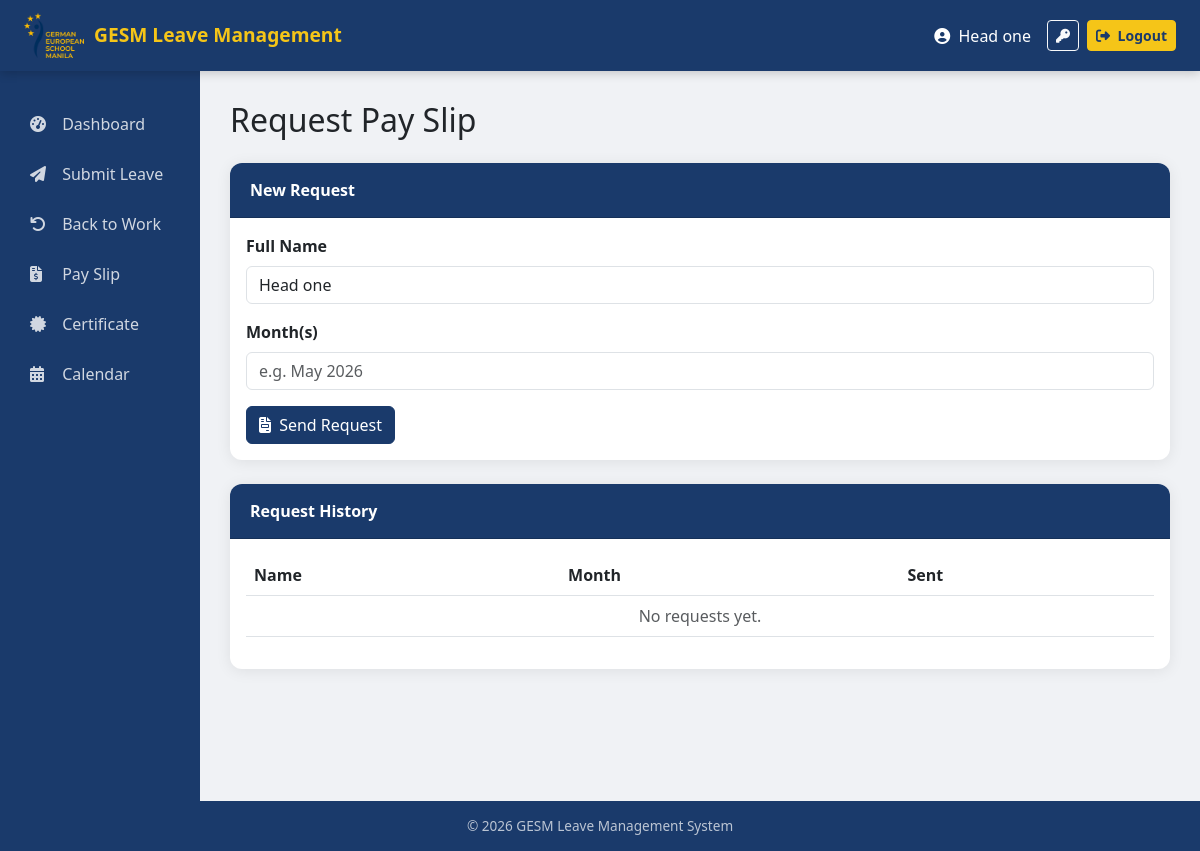
The app's page /dashboard/pay-slip/ (signed in) with its own data.
### accounts/models.py (models this page shows, shortened)
class User(AbstractUser):
    ROLE_CHOICES = [
    ('teacher', 'Teacher'),
    ('admin', 'Admin'),
    ('head_of_department', 'Head of Department'),
    ('head_of_school', 'Head of School'),
    ('head_of_admin', 'Head of Administration'),
    ('hr', 'HR'),
    ('scheduling_team', 'Scheduling Team'),
    ('calendar_access', 'Calendar Access'),
]
    role = models.CharField(max_length=20, choices=ROLE_CHOICES)
    department = models.ForeignKey(
        'Department',
        on_delete=models.SET_NULL,
        null=True,
        blank=True,
        related_name='members'
    )
    email = models.EmailField(unique=True)
    superior = models.ForeignKey(
        'self',
        on_delete=models.SET_NULL,
        null=True,
        blank=True,
        related_name='subordinates'
    )
    is_approved = models.BooleanField(default=False)  # approved by HR
    is_email_verified = models.BooleanField(default=False)  # email verified
    email_verification_token = models.UUIDField(default=uuid.uuid4, editable=False)

### dashboard/views.py (the view, shortened to what this page needs)
# urls.py: path('pay-slip/', PaySlipView.as_view(), name='pay_slip'),
class PaySlipView(LoginRequiredMixin, View):
    ALLOWED_ROLES = ['teacher', 'admin', 'head_of_department', 'head_of_school', 'hr']
    def get(self, request):
        if request.user.role not in self.ALLOWED_ROLES:
            return redirect('dashboard')
        history = PaySlipRequest.objects.filter(user=request.user).order_by('-sent_at')
        return render(request, 'dashboard/pay_slip.html', {'history': history})

### dashboard/templates/dashboard/pay_slip.html
{% extends 'base.html' %}
{% block content %}
<h2 class='mb-4'>Request Pay Slip</h2>
<div class='card mb-4'>
  <div class='card-header'>New Request</div>
  <div class='card-body'>
    <form method='post'>{% csrf_token %}
      <div class='mb-3'>
        <label class='form-label fw-bold'>Full Name</label>
        <input name='full_name' class='form-control'
          value='{{ request.user.first_name }} {{ request.user.last_name }}' required>
      </div>
      <div class='mb-3'>
        <label class='form-label fw-bold'>Month(s)</label>
        <input name='month' class='form-control'
          placeholder='e.g. May 2026' required>
      </div>
      <button type='submit' class='btn btn-primary'>
        <i class='fas fa-file-invoice me-1'></i> Send Request
      </button>
    </form>
  </div>
</div>
<div class='card'>
  <div class='card-header'>Request History</div>
  <div class='card-body'>
    <table class='table table-hover'>
      <thead><tr>
        <th>Name</th><th>Month</th><th>Sent</th>
      </tr></thead>
      <tbody>
        {% for r in history %}
        <tr>
          <td>{{ r.full_name }}</td>
          <td>{{ r.month }}</td>
          <td><small class='text-muted'>{{ r.sent_at|date:'d/m/Y H:i' }}</small></td>
        </tr>
        {% empty %}
        <tr><td colspan='3' class='text-center text-muted'>No requests yet.</td></tr>
        {% endfor %}
      </tbody>
    </table>
  </div>
</div>
{% endblock %}

### templates/base.html (shortened to what this page needs)
{% load static %}
<!DOCTYPE html>
<html lang="en">
<head>
   <link href="https://cdn.jsdelivr.net/npm/bootstrap@5.3.0/dist/css/bootstrap.min.css" rel="stylesheet">
   <link href="https://cdnjs.cloudflare.com/ajax/libs/font-awesome/6.4.0/css/all.min.css" rel="stylesheet">
</head>
<body>
<nav class="navbar navbar-expand-lg">
   <div class="container-fluid px-4">
       <a class="navbar-brand d-flex align-items-center"
          href="{% if request.user.is_authenticated %}{% url 'dashboard' %}{% else %}{% url 'login' %}{% endif %}">
           <img src="{% static 'images/logo.png' %}" alt="GESM Logo">
           <span>GESM Leave Management</span>
       </a>
       <div class="ms-auto d-flex align-items-center">
           {% if request.user.is_authenticated %}
           <span class="text-white me-3">
               <i class="fas fa-user-circle me-1"></i>
               {{ request.user.first_name }} {{ request.user.last_name }}
           </span>
           <a href="{% url 'change_password' %}" class="btn btn-outline-light btn-sm me-2"
              title="Account Settings">
               <i class="fas fa-key"></i>
           </a>
           <a href="{% url 'logout' %}" class="btn btn-warning btn-sm">
               <i class="fas fa-sign-out-alt me-1"></i> Logout
           </a>
           {% endif %}
       </div>
   </div>
</nav>
<div class="container-fluid p-0">
   <div class="row g-0">
       <div class="col-md-2 sidebar">
           <nav class="nav flex-column mt-2">
               {% if request.user.is_authenticated %}
               <a class="nav-link" href="{% url 'dashboard' %}">
                   <i class="fas fa-tachometer-alt"></i> Dashboard
               </a>
               {% if request.user.role == 'teacher' or request.user.role == 'admin' or request.user.role == 'hr' or request.user.role == 'head_of_department' %}
               <a class="nav-link" href="{% url 'submit_leave' %}">
                   <i class="fas fa-paper-plane"></i> Submit Leave
               </a>
               {% endif %}
               {% if request.user.role == 'teacher' or request.user.role == 'head_of_department' %}
               <a class="nav-link" href="{% url 'back_to_work' %}">
                   <i class="fas fa-undo"></i> Back to Work
               </a>
               {% endif %}
               {% if request.user.role == 'teacher' or request.user.role == 'admin' or request.user.role == 'hr' or request.user.role == 'head_of_department' or request.user.role == 'head_of_school' %}
               <a class="nav-link" href="{% url 'pay_slip' %}">
                   <i class="fas fa-file-invoice-dollar"></i> Pay Slip
               </a>
               {% endif %}
               {% if request.user.role == 'teacher' or request.user.role == 'admin' or request.user.role == 'head_of_department' or request.user.role == 'head_of_school' %}
               <a class="nav-link" href="{% url 'certificate' %}">
                   <i class="fas fa-certificate"></i> Certificate
               </a>
               {% endif %}
               {% if request.user.role == 'hr' or request.user.role == 'head_of_department' or request.user.role == 'head_of_school' or request.user.role == 'head_of_admin' or request.user.role == 'scheduling_team' or request.user.role == 'calendar_access' %}
               <a class="nav-link" href="{% url 'calendar' %}">
                   <i class="fas fa-calendar-alt"></i> Calendar
               </a>
               {% endif %}
               {% endif %}
           </nav>
       </div>
       <div class="col-md-10 main-content">
           {% block content %}{% endblock %}
       </div>
   </div>
</div>
<footer class="footer">
   &copy; 2026 GESM Leave Management System
</footer>
</body>
</html>

### templates/base.html (style rules this page uses)
:root { --gesm-blue: #1a3a6b; --gesm-yellow: #f5c518; --gesm-light: #f8f9fa; }
body { background-color: #f0f2f5; font-family: 'Segoe UI', sans-serif; }
.navbar { background-color: var(--gesm-blue) !important; box-shadow: 0 2px 10px rgba(0,0,0,0.2); }
.navbar-brand img { height: 45px; }
.navbar-brand span { color: var(--gesm-yellow); font-weight: 700; font-size: 1.2rem; margin-left: 10px; }
.nav-link { color: white !important; font-weight: 500; }
.sidebar { background-color: var(--gesm-blue); min-height: calc(100vh - 70px); padding-top: 20px; }
.sidebar .nav-link { color: rgba(255,255,255,0.8) !important; padding: 10px 20px; border-radius: 8px; margin: 3px 10px; transition: all 0.3s; }
.sidebar .nav-link i { width: 20px; margin-right: 8px; }
.main-content { padding: 30px; }
.card { border: none; border-radius: 12px; box-shadow: 0 2px 15px rgba(0,0,0,0.08); margin-bottom: 20px; }
.card-header { background-color: var(--gesm-blue); color: white; border-radius: 12px 12px 0 0 !important; padding: 15px 20px; font-weight: 600; }
.btn-primary { background-color: var(--gesm-blue); border-color: var(--gesm-blue); }
.btn-warning { background-color: var(--gesm-yellow); border-color: var(--gesm-yellow); color: var(--gesm-blue); font-weight: 600; }
.table thead { background-color: var(--gesm-blue); color: white; }
.footer { background-color: var(--gesm-blue); color: rgba(255,255,255,0.7); text-align: center; padding: 15px; font-size: 0.85rem; }

### records on screen
User: user.first_name "Head", user.last_name "one", full_name "Head one"
